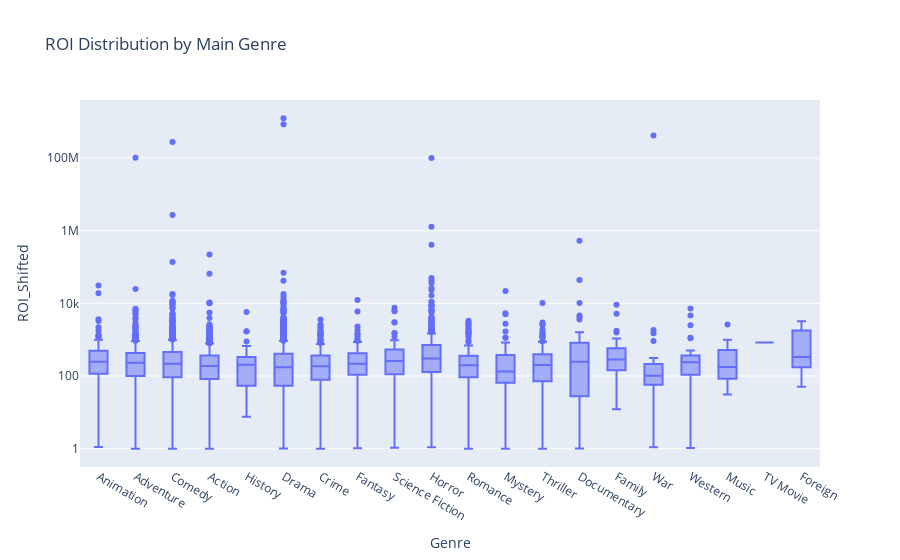

Notebook code for this chart:
### Code cell
#Show the Boxplot for ROI based on Genre
ROI_genre_fig = px.box(movie_df_cleaned, x='main genre', y='ROI_Shifted', log_y=True,
                       title='ROI Distribution by Main Genre',  
                       labels={'main genre': 'Genre', 'ROI': 'Return on Investment (%)'},
                       hover_data=['movie_name', 'budget', 'revenue', 'release_date'])
ROI_genre_fig.show()

### Figure 1 — Plotly figure (JSON) as saved in the notebook; plotly's stock layout.template omitted (floating-point values rounded to 4 significant figures; data arrays with more than 128 entries replaced by an {"elided": "..."} marker saying what was removed)
{"data": [{"alignmentgroup": "True", "customdata": {"elided": "5458x4 mixed values"}, "hovertemplate": "Genre=%{x}<br>ROI_Shifted=%{y}<br>movie_name=%{customdata[0]}<br>budget=%{customdata[1]}<br>revenue=%{customdata[2]}<br>release_date=%{customdata[3]}<extra></extra>", "legendgroup": "", "marker": {"color": "#636efa"}, "name": "", "notched": false, "offsetgroup": "", "orientation": "v", "showlegend": false, "type": "box", "x": {"elided": "5458 str values"}, "x0": " ", "xaxis": "x", "y": {"elided": "5458 float values"}, "y0": " ", "yaxis": "y"}], "layout": {"boxmode": "group", "legend": {"tracegroupgap": 0}, "title": {"text": "ROI Distribution by Main Genre"}, "xaxis": {"anchor": "y", "domain": [0, 1], "title": {"text": "Genre"}}, "yaxis": {"anchor": "x", "domain": [0, 1], "title": {"text": "ROI_Shifted"}, "type": "log"}}}
